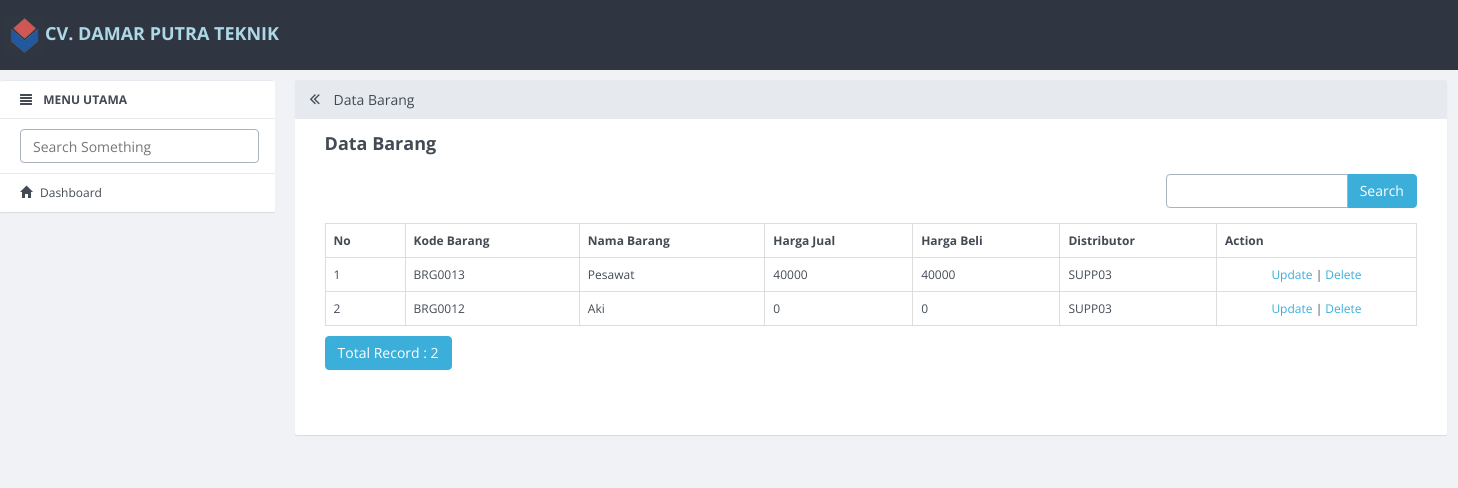
The page /index.php/barang_sup on the database its author committed.
### tables this page shows
CREATE TABLE `barang` (
  `id_barang` int(11) NOT NULL,
  `kode_barang` varchar(10) DEFAULT NULL,
  `nama_barang` varchar(50) DEFAULT NULL,
  `harga` int(11) DEFAULT NULL,
  `harga_beli` int(11) DEFAULT NULL,
  `foto_barang` varchar(100) DEFAULT NULL,
  `id_jenis` int(11) DEFAULT NULL,
  `id_merk` int(11) DEFAULT NULL,
  `kode_supplier` varchar(10) DEFAULT NULL
);

### application/controllers/Barang_sup.php (called while the page is built, shortened)
<?php
class Barang_sup extends CI_Controller
{
    function __construct()
    {
        $this->load->model('Barang_model_sup');
        $this->load->model('No_urut');
        $this->load->library('form_validation');
    }
    public function index()
    {
        $q = urldecode($this->input->get('q', TRUE));
        $start = intval($this->input->get('start'));
        if ($q <> '') {
            $config['base_url'] = base_url() . 'barang/index.html?q=' . urlencode($q);
            $config['first_url'] = base_url() . 'barang/index.html?q=' . urlencode($q);
        } else {
            $config['base_url'] = base_url() . 'barang/index.html';
            $config['first_url'] = base_url() . 'barang/index.html';
        }
        $config['per_page'] = 10;
        $config['page_query_string'] = TRUE;
        $config['total_rows'] = $this->Barang_model_sup->total_rows($q);
        $barang = $this->Barang_model_sup->get_limit_data($config['per_page'], $start, $q);
        $this->load->library('pagination');
        $this->pagination->initialize($config);
        $data = array(
            'barang_data' => $barang,
            'q' => $q,
            'pagination' => $this->pagination->create_links(),
            'total_rows' => $config['total_rows'],
            'start' => $start,
            'konten' => 'barang_sup/barang_list',
            'judul' => 'Data Barang',
        );
        $this->load->view('v_index', $data);
    }
}

### index.php (called while the page is built, shortened)
<?php
require_once BASEPATH.'core/CodeIgniter.php';

### application/config/config.php (called while the page is built, shortened)
<?php
$config['base_url'] = "http://".$_SERVER['HTTP_HOST'];
$config['base_url'] .= preg_replace('@/+$@','',dirname($_SERVER['SCRIPT_NAME'])).'/';
$config['index_page'] = '';
$config['uri_protocol']	= 'REQUEST_URI';
$config['url_suffix'] = '.html';
$config['language']	= 'english';
$config['charset'] = 'UTF-8';
$config['enable_hooks'] = FALSE;
$config['subclass_prefix'] = 'MY_';
$config['composer_autoload'] = FALSE;
$config['permitted_uri_chars'] = 'a-z 0-9~%.:_\-';
$config['enable_query_strings'] = FALSE;
$config['controller_trigger'] = 'c';
$config['function_trigger'] = 'm';
$config['directory_trigger'] = 'd';
$config['allow_get_array'] = TRUE;
$config['log_threshold'] = 0;
$config['log_path'] = '';
$config['log_file_extension'] = '';
$config['log_file_permissions'] = 0644;
$config['log_date_format'] = 'Y-m-d H:i:s';
$config['error_views_path'] = '';
$config['cache_path'] = '';
$config['cache_query_string'] = FALSE;
$config['encryption_key'] = '';
$config['sess_driver'] = 'files';
$config['sess_cookie_name'] = 'ci_session';
$config['sess_expiration'] = 7200;
$config['sess_save_path'] = NULL;
$config['sess_match_ip'] = FALSE;
$config['sess_time_to_update'] = 300;
$config['sess_regenerate_destroy'] = FALSE;
$config['cookie_prefix']	= '';
$config['cookie_domain']	= '';
$config['cookie_path']		= '/';
$config['cookie_secure']	= FALSE;
$config['cookie_httponly'] 	= FALSE;
$config['standardize_newlines'] = FALSE;
$config['global_xss_filtering'] = FALSE;
$config['csrf_protection'] = FALSE;
$config['csrf_token_name'] = 'csrf_test_name';
$config['csrf_cookie_name'] = 'csrf_cookie_name';
$config['csrf_expire'] = 7200;
$config['csrf_regenerate'] = TRUE;
$config['csrf_exclude_uris'] = array();
$config['compress_output'] = FALSE;
$config['time_reference'] = 'local';
$config['rewrite_short_tags'] = FALSE;
$config['proxy_ips'] = '';

### application/models/Barang_model_sup.php (called while the page is built, shortened)
<?php
class Barang_model_sup extends CI_Model
{
    public $table = 'barang';
    public $id = 'id_barang';
    public $order = 'DESC';
    function total_rows($q = NULL) {
        $this->db->like('id_barang', $q);
	$this->db->or_like('kode_barang', $q);
	$this->db->or_like('nama_barang', $q);
	$this->db->or_like('harga', $q);
	$this->db->or_like('harga_beli', $q);
	$this->db->from($this->table);
        return $this->db->count_all_results();
    }
    function get_limit_data($limit, $start = 0, $q = NULL) {
        $this->db->order_by($this->id, $this->order);
        $this->db->like('id_barang', $q);
	$this->db->or_like('kode_barang', $q);
	$this->db->or_like('nama_barang', $q);
	$this->db->or_like('harga', $q);
	$this->db->or_like('harga_beli', $q);
	$this->db->limit($limit, $start);
        return $this->db->get($this->table)->result();
    }
}

### application/views/barang_sup/barang_list.php (the view, shortened to what this page needs)
<div class="row" style="margin-bottom: 10px">
            <div class="col-md-4">
            </div>
            <div class="col-md-4 text-center">
            </div>
            <div class="col-md-1 text-right">
            </div>
            <div class="col-md-3 text-right">
                <form action="<?php echo site_url('barang/index'); ?>" class="form-inline" method="get">
                    <div class="input-group">
                        <input type="text" class="form-control" name="q" value="<?php echo $q; ?>">
                        <span class="input-group-btn">
                          <button class="btn btn-primary" type="submit">Search</button>
                        </span>
                    </div>
                </form>
            </div>
        </div>
        <table class="table table-bordered" style="margin-bottom: 10px">
            <tr>
                <th>No</th>
        <th>Kode Barang</th>
        <th>Nama Barang</th>
        <th>Harga Jual</th>
        <th>Harga Beli</th>
        <th>Distributor</th>
        <th>Action</th>
            </tr><?php
            foreach ($barang_data as $barang)
            {
                ?>
                <tr>
            <td width="80px"><?php echo ++$start ?></td>
            <td><?php echo $barang->kode_barang ?></td>
            <td><?php echo $barang->nama_barang ?></td>
            <td><?php echo $barang->harga ?></td>
            <td><?php echo $barang->harga_beli ?></td>
            <td><?php echo $barang->kode_supplier ?></td>
            <td style="text-align:center" width="200px">
                <?php
                echo anchor(site_url('barang_sup/update/'.$barang->id_barang),'Update');
                echo ' | ';
                echo anchor(site_url('barang_sup/delete/'.$barang->id_barang),'Delete','onclick="javasciprt: return confirm(\'Are You Sure ?\')"');
                ?>
            </td>
        </tr>
                <?php
            }
            ?>
        </table>
        <div class="row">
            <div class="col-md-6">
                <a href="#" class="btn btn-primary">Total Record : <?php echo $total_rows ?></a>
        </div>
            <div class="col-md-6 text-right">
            </div>
        </div>

### rows shown on the page
barang: kode_barang "BRG0013", nama_barang "Pesawat", harga "40000", harga_beli "40000", kode_supplier "SUPP03", id_barang "Update", id_barang "Delete"
barang: kode_barang "BRG0012", nama_barang "Aki", harga "0", harga_beli "0", kode_supplier "SUPP03", id_barang "Update", id_barang "Delete"

### other values the page prints
$judul "Data Barang"
$total_rows "2"
